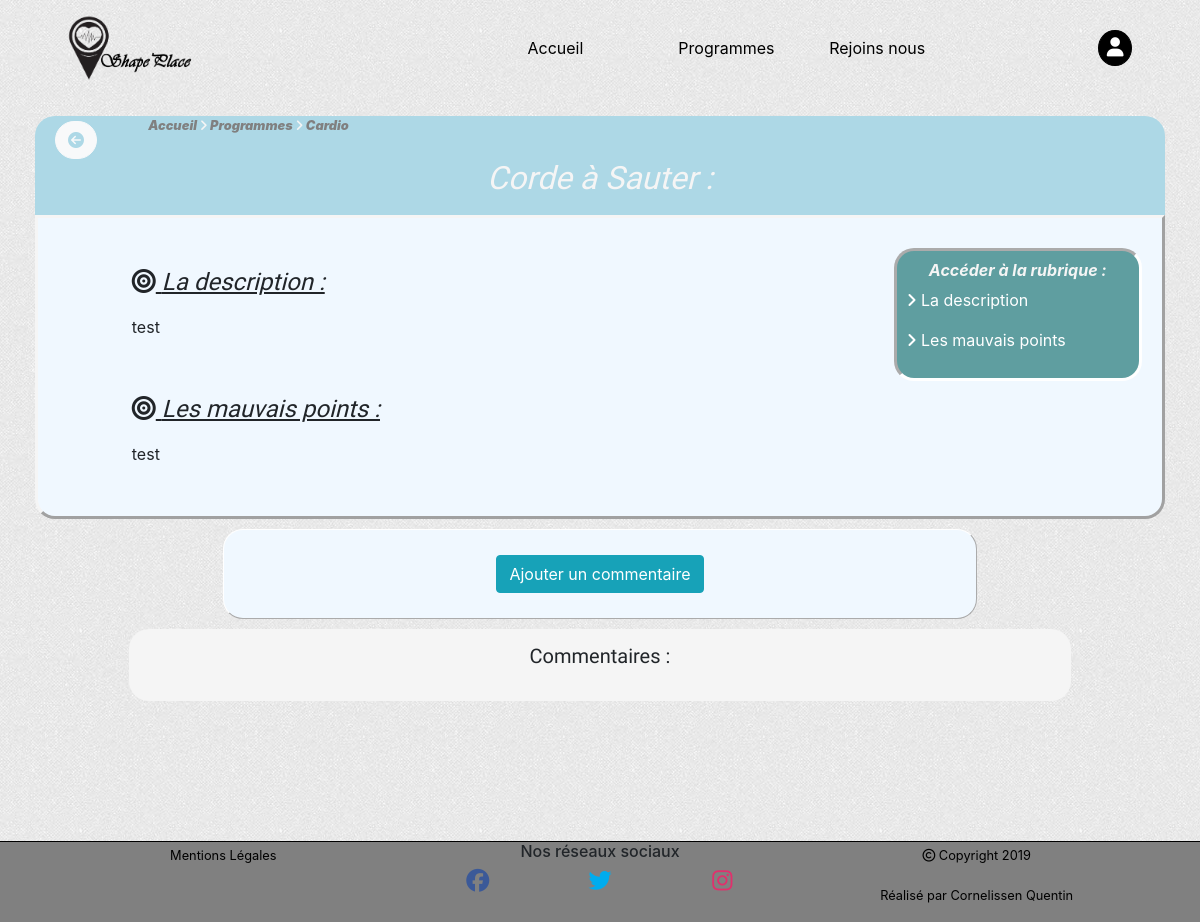
The app's page /index.php?action=program&id=2&section=1 with its own data.
### tables this page shows
CREATE TABLE IF NOT EXISTS `section` (
  `id` int(11) NOT NULL AUTO_INCREMENT,
  `name` varchar(255) NOT NULL,
  `extract` varchar(255) NOT NULL,
  `content` text NOT NULL,
  PRIMARY KEY (`id`)
);

CREATE TABLE IF NOT EXISTS `program` (
  `id` int(11) NOT NULL AUTO_INCREMENT,
  `id_section` int(11) NOT NULL,
  `name` varchar(255) NOT NULL,
  `extract` varchar(255) NOT NULL,
  `description` text,
  `good_point` text,
  `bad_point` text,
  `program` text,
  `date_added` datetime NOT NULL DEFAULT CURRENT_TIMESTAMP,
  PRIMARY KEY (`id`),
  KEY `id_section` (`id_section`)
);

### controller/frontend/ProgramController.php (called while the page is built, shortened)
<?php
require_once ('model/ProgramManager.php');
require_once ('model/SectionManager.php');
Class ProgramController
{
	public function showProgram($idSection,$idProgram)
	{
		$programManager = new Cornelissen\Shapeplace\Model\ProgramManager();
		$sectionManager = new Cornelissen\Shapeplace\Model\SectionManager();
		$section = $sectionManager->getSection($idSection);
		$program = $programManager->getProgram($idProgram);
		require('view/frontend/programView.php');
	}
}

### model/ProgramManager.php (called while the page is built, shortened)
<?php
Class ProgramManager extends Manager
{
	public function getProgram($idProgram)
	{
		$db = $this->dbConnect();
		$req = $db->prepare('SELECT * FROM program WHERE id = ?');
		$req->execute(array($idProgram));
		$program = $req->fetch();
		return $program;
	}
}

### model/SectionManager.php (called while the page is built, shortened)
<?php
Class SectionManager extends Manager
{
	public function getSection($idSection)
	{
		$db = $this->dbConnect();
		$req = $db->prepare('SELECT * FROM section WHERE id = ?');
		$req->execute(array($idSection));
		$section = $req->fetch();
		return $section;
	}
}

### view/frontend/programView.php (the view, shortened to what this page needs)
<div class="row">
	<div class="col-lg-12 cadreTitle">
		<div class="row">
			<div class="col-lg-1 backListProgram">
				<a href="index.php?action=list&amp;id=<?= $program['id_section'] ?>" class="btn btn-light"><i class="fas fa-arrow-circle-left"></i></a>
			</div>
			<div class="col-lg-6 accessCategory">
				<p>
					<a href="index.php">Accueil</a>
					<i class="fas fa-angle-right"></i>
					<a href="index.php?action=section">Programmes</a>
					<i class="fas fa-angle-right"></i>
					<a href="index.php?action=list&amp;id=<?=$section['id']?>"><?=$section['name']?></a>
				</p>
			</div>
		</div>
		<div class='row'>
			<div class="offset-lg-3 col-lg-6">
				<h2 class="titreProgram"><?= $program['name'] ?> : </h2>
			</div>
		</div>
	</div>
</div>
<div class="row">
	<div class="col-lg-12 content">
		<div class="row">
			<div class="col-lg-9">
				<div class="row">
					<div class="offset-lg-1 col-lg-10">
					<?php if (isset($program['description']))
					{
					?>
						<div class="contentProgram">
							<h4 id="description"><i class="fas fa-bullseye"></i> La description : </h4>
							<p><?= nl2br($program['description']) ?></p>
						</div>
					<?php
					}
					?>
					<?php
					if (isset($program['bad_point']))
					{
					?>
						<div class="contentProgram">
							<h4 id="badPoint"><i class="fas fa-bullseye"></i> Les mauvais points : </h4>
							<?= nl2br($program['bad_point']) ?>
						</div>
					<?php
					}
					?>
					</div>
				</div>
			</div>
			<div class="col-lg-3 ">
				<nav id="asideProgram">
					<h6>Accéder à la rubrique :</h6>
					<?php if (isset($program['description']))
					{
					?>
						<p><i class="fas fa-angle-right"></i><a href="#description"> La description </a></p>
					<?php
					}
					?>
					<?php
					if (isset($program['bad_point']))
					{
					?>
						<p><i class="fas fa-angle-right"></i><a href="#badPoint"> Les mauvais points </a></p>
					<?php
					}
					?>
				</nav>
			</div>
		</div>
	</div>
</div>
<div class="row">
	<div class="offset-lg-2 col-lg-8 formComment">
		<div class="row">
			<div class="offset-lg-4 col-lg-4">
				<button type="button" id="enableFormComment" class="btn btn-info">Ajouter un commentaire</button>
			</div>
		</div>
	</div>
</div>
<div class="row">
	<div class="offset-lg-1 col-lg-10 cadreComment">
		<div class="titleComment">
			<h5> Commentaires : </h5>
		</div>
	</div>
</div>
<?php
require('template.php');
?>

### public/css/style.css (style rules this page uses)
body { background: url('../images/light_toast.png'); }
.cadreTitle { margin : 20px 0 0 0; border-top-right-radius : 20px; border-top-left-radius : 20px; background: lightblue; }
.backSection a , .backListProgram a { margin-top: 5px; border-radius: 20px; color : lightblue; }
.titreSection, .titreProgram { text-align: center; font-style: italic; color: whitesmoke; padding-bottom: 10px; font-family: 'Mansalva', cursive; }
.accessCategory { text-align: left; font-style: italic; color: whitesmoke; font-weight: 900; font-size: 0.8em; }
.accessCategory a { text-decoration: none; color: grey; }
.content,.contentSection { padding: 30px 0 30px 0; background: aliceblue; border-bottom-right-radius: 20px; border-bottom-left-radius: 20px; border: 3px outset whitesmoke; }
.contentProgram { padding: 20px 0 20px 0; }
.contentProgram h4 { font-family: 'Mansalva', cursive; text-decoration: underline; font-style: italic; padding-bottom: 10px; }
#asideProgram { border:3px inset white; border-radius: 20px; background:cadetblue; color: white; padding: 10px; position: sticky; top: 200px; }
#asideProgram a { text-decoration: none; color: white; }
#asideProgram h6 { text-align: center; font-weight: 700; font-style: italic; color: whitesmoke; }
.formComment { background: aliceblue; border-radius: 20px; border: 1px outset white; margin: 10px 0 10px 0; padding: 25px 0 25px 0; text-align: center; }
.cadreComment { background: whitesmoke; border-radius: 20px; padding: 0 0 10px 0; }
.titleComment { text-align: center; font-family: 'Mansalva', cursive; padding: 15px 0 15px 0; }

### records on screen
section: name "Cardio"
program: name "Corde à Sauter", description "test", bad_point "test"
